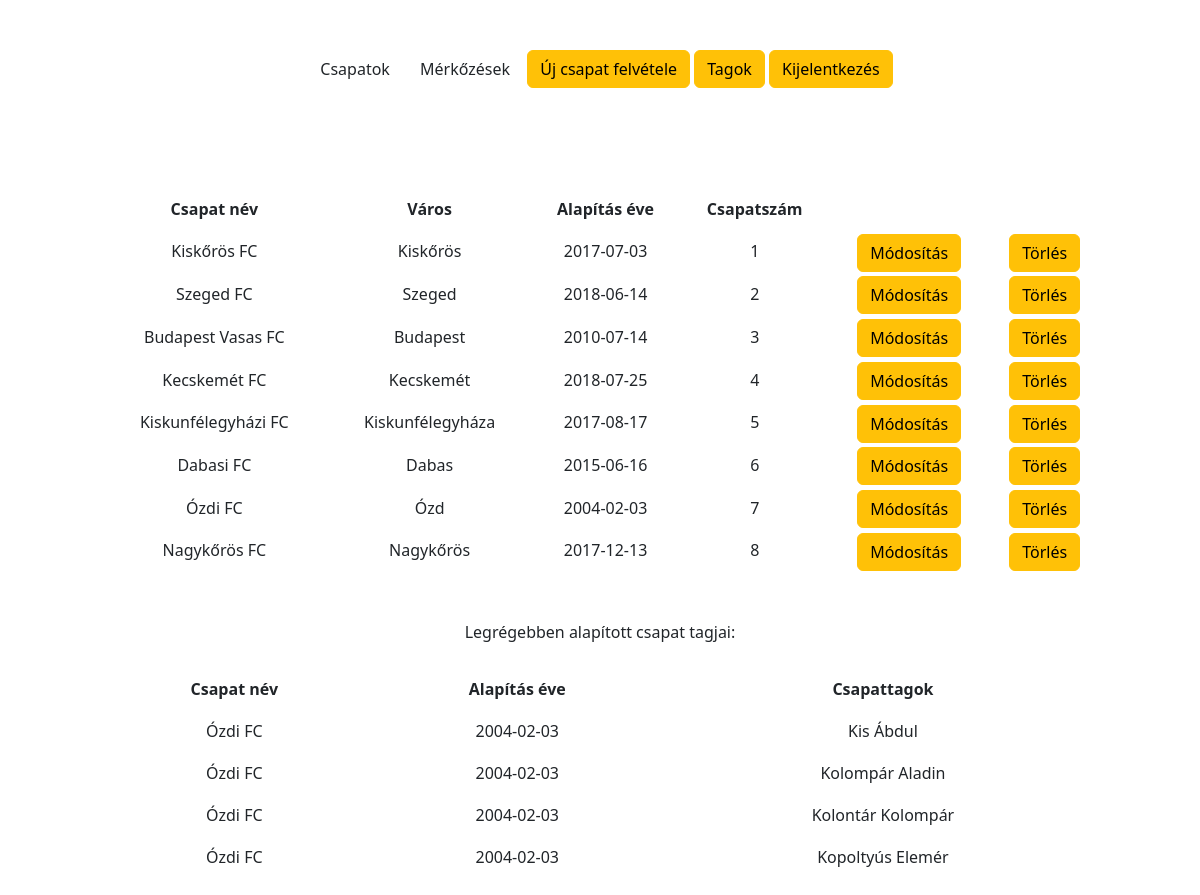
The page / on the database its author committed.
### tables this page shows
CREATE TABLE `csapat` (
  `Csapatszám` int(11) NOT NULL,
  `csapatnév` varchar(128) NOT NULL,
  `Város` varchar(128) NOT NULL,
  `Év` date NOT NULL
);

### index.php (the view, shortened to what this page needs)
<!DOCTYPE html>
<html lang="hu">
<head>
    <link rel="stylesheet" href="https://cdn.jsdelivr.net/npm/bootstrap@5.2.2/dist/css/bootstrap.min.css">
    <link rel="stylesheet" href="style.css">
</head>
<body>
    <div class="footer">
        <a href="index.php" class="btn btn-main_page">Csapatok</a>
        <a href="matches_show.php" class="btn btn-matches_page">Mérkőzések</a>
        <a href="teams.php" class="btn btn-warning">Új csapat felvétele</a>
        <a href="member_show.php" class="btn btn-warning">Tagok</a>
        <a href="logout.php" class="btn btn-warning">Kijelentkezés</a>
    </div>
<div class="behuz">
    <div class="newteam">
    <table class="center" table-border="1px" style="width:1000px; line-height:40px;">
    <tr>
          <th> Csapat név </th>
          <th> Város </th>
          <th> Alapítás éve </th>
          <th> Csapatszám </th>
      </tr>
      <?php
    include_once('db.php');
    $sql="SELECT * FROM csapat";
    $result= mysqli_query($conn, $sql);
?>
      <?php while($rows=mysqli_fetch_assoc($result))
      {
      ?>
      <tr> <td><?php echo $rows['csapatnév']; ?></td>
      <td><?php echo $rows['Város']; ?></td>
      <td><?php echo $rows['Év']; ?></td>
      <td><?php echo $rows['Csapatszám']; ?></td>
      <td> <a href="edit_team.php" class="btn btn-warning">Módosítás</a></td>
      <td>
      <form action="delete_teams.php" method="post">
    <input type="submit" name="delete_id" value="Törlés" class="btn btn-warning">
      </form>
      </td>
      </tr>
      <?php
      }
      ?>
    </table>
    </div>
        <br><br>Legrégebben alapított csapat tagjai:<br><br>
    <table class="center" table-border="1px" style="width:1000px; line-height:40px;">
    <tr>
          <th> Csapat név </th>
          <th> Alapítás éve </th>
          <th> Csapattagok </th>
      </tr>
      <?php
      include_once('db.php');
      $sql="SELECT Csapat.Csapatnév, Csapat.Év , Tagok.Név FROM Csapat JOIN Tagok ON Csapat.Csapatszám = Tagok.Csapatszám WHERE Csapat.Év = (SELECT MIN(Év) FROM Csapat) ORDER BY Tagok.Név ASC;";
      $result= mysqli_query($conn, $sql);
      while($rows=mysqli_fetch_assoc($result)) {
      ?>
      <tr> <td><?php echo $rows['Csapatnév']; ?></td>
      <td><?php echo $rows['Év']; ?></td>
      <td><?php echo $rows['Név']; ?></td>
      </tr>
    <?php
      }
      ?>
        </div>
</body>
</html>

### style.css (style rules this page uses)
body { padding:50px; }
.footer { text-align: center; }
.newteam { padding-top: 100px; }
.behuz { text-align: center; }
.center { margin-left: auto; margin-right: auto; }

### rows shown on the page
csapat: csapatnév "Kiskőrös FC", Város "Kiskőrös", Év "2017-07-03", Csapatszám "1"
csapat: csapatnév "Szeged FC", Város "Szeged", Év "2018-06-14", Csapatszám "2"
csapat: csapatnév "Budapest Vasas FC", Város "Budapest", Év "2010-07-14", Csapatszám "3"
csapat: csapatnév "Kecskemét FC", Város "Kecskemét", Év "2018-07-25", Csapatszám "4"
csapat: csapatnév "Kiskunfélegyházi FC", Város "Kiskunfélegyháza", Év "2017-08-17", Csapatszám "5"
csapat: csapatnév "Dabasi FC", Város "Dabas", Év "2015-06-16", Csapatszám "6"
csapat: csapatnév "Ózdi FC", Város "Ózd", Év "2004-02-03", Csapatszám "7"
csapat: csapatnév "Nagykőrös FC", Város "Nagykőrös", Év "2017-12-13", Csapatszám "8"

### other values the page prints
$rows['Csapatnév'] "Ózdi FC"
$rows['Év'] "2004-02-03"
$rows['Név'] "Kis Ábdul"
$rows['Név'] "Kolompár Aladin"
$rows['Név'] "Kolontár Kolompár"
$rows['Név'] "Kopoltyús Elemér"
